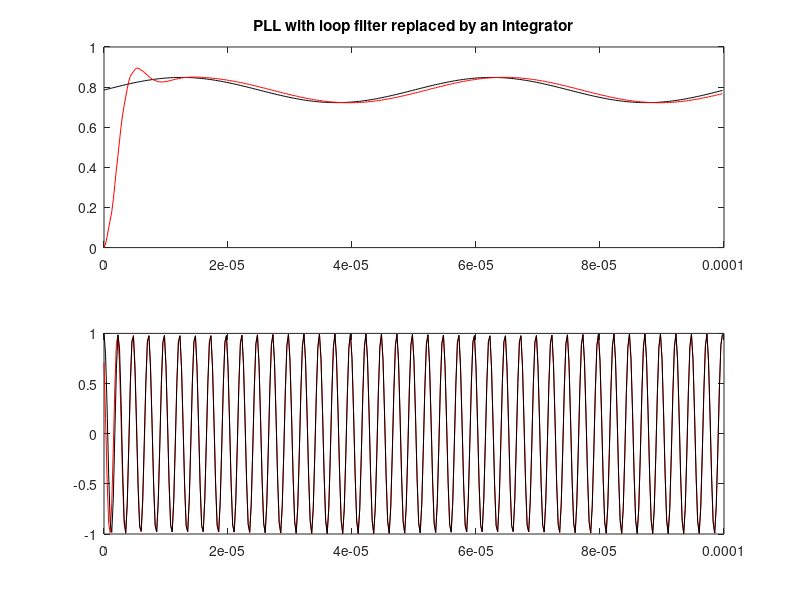

Reproduce this figure in MATLAB.
%do_PLL.m
% simulates a PLL with integrator
clear, clc
Ts=1e-5; % Symbol time
Ns=40;    % Samples/Symbol
T=Ts/Ns;  % Sample time 
N_Iter=400; tt=[0:N_Iter-1]*T; % Time range of simulation 
wc=2*pi*4/Ts; %carrier 8*pi/Ts
% time varying phase of input signal (Thita(t))
Thita= pi/4 + pi/50*sin(0.01*pi/T*tt); %vi=sin(wc*t+Thita) is the Input of the PLL
 
% To simulate a PLL with loop filter replaced by an integrator 
lb_ve=10; b_ve=zeros(1,lb_ve); % Initialize the buffer for ve(t) 
% Initialize the phase estimate & integral of LF output
Thita_hat(1)=0; 
vLF(1)=0; KT=1/Ts; %loop filter replaced by an integrator
for n=1:N_Iter
 t=tt(n); 
 vi(n)=sin(wc*t+Thita(n)); % Input to PLL 
 vVCO(n)=cos(wc*t+Thita_hat(n)); % VCO output
 ve(n)=vi(n)*vVCO(n); % Input to LF (i.e. to the integrator)
 vLF(n+1)=vLF(n)+(ve(n)-b_ve(1))*T; % LF output (Eq.(8.2.15)) 
 
 b_ve=[b_ve(2:lb_ve) ve(n)]; % Buffer for ve
 Thita_hat(n+1)= Thita_hat(n)+KT*vLF(n+1); % Phase estimate (Eq.(8.2.14)) 
      if Thita_hat(n+1)>pi, 
          Thita_hat(n+1)= Thita_hat(n+1)-2*pi;
      elseif Thita_hat(n+1)<-pi, 
          Thita_hat(n+1)= Thita_hat(n+1)+2*pi;
      end
end

figure; 
subplot(211), plot(tt,Thita,'k', tt,Thita_hat(1:N_Iter),'r')
title('PLL with loop filter replaced by an integrator');
subplot(212),
plot(tt,cos(wc*tt+Thita),'r', tt,cos(wc*tt+Thita_hat(1:N_Iter)),'k')
 